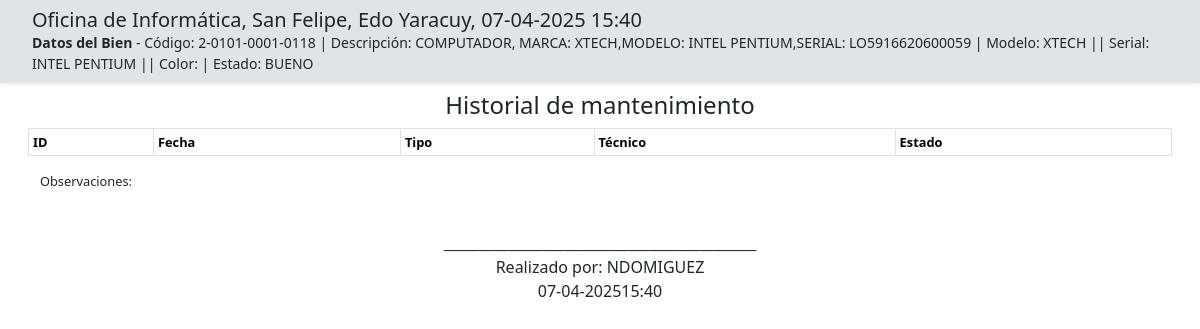
Page /historials.php?property_id=57 on the earlier database version.
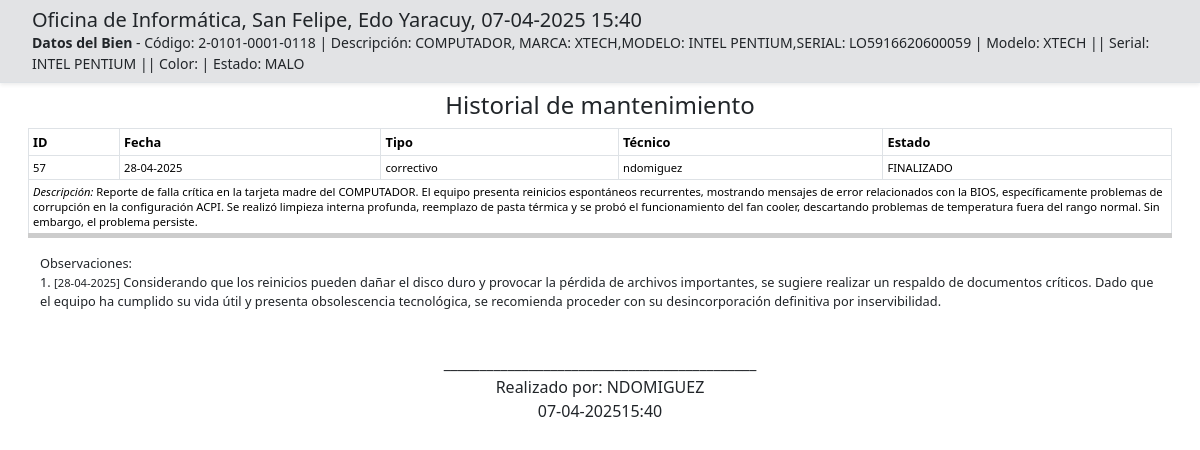
Same page on the later database version.
### tables this page shows
CREATE TABLE properties (id INTEGER PRIMARY KEY AUTOINCREMENT, grupo STRING, subgrupo STRING, seccion STRING, ident STRING, adscription STRING, description STRING, model STRING, color STRING, serial STRING, status STRING);

CREATE TABLE maintenances (id INTEGER PRIMARY KEY AUTOINCREMENT, property_id INTEGER, code STRING, type STRING, description STRING, date DATETIME, time_taken INTEGER, technician VARCHAR(255), next_maintenance_date DATETIME, failure_reason TEXT, notes TEXT, status STRING);

### conn.php (called while the page is built, shortened)
<?php
class DB extends SQLite3
{
    public function index($table,$conditions=null,$fields="*",$sort=null) {
        $stmt = $this->query("SELECT ".$fields." FROM ".$table." ".$conditions." ".$sort);
        $tabla_index = [];
        if ($stmt) {
            while ($row = $stmt->fetchArray()) {
                $tabla_index[] = $row;
            }
        }
        return $tabla_index;
    }
    function getCodeId($id)
    {
        $stmt = $this->query("SELECT * FROM properties WHERE id = ".$id." order by ident ASC");
        if ($stmt) {
            $arr = $stmt->fetchArray();
            $grupo = $arr['grupo'];
            $subgrupo = str_pad($arr['subgrupo'], 4, "0", STR_PAD_LEFT);
            $seccion = str_pad($arr['seccion'], 4, "0", STR_PAD_LEFT);
            $ident = str_pad($arr['ident'], 4, "0", STR_PAD_LEFT);
            return ($arr) ? $grupo.'-'.$subgrupo.'-'.$seccion.'-'.$ident: null;
        }
    }
    function getFirstForId($table,$id)
    {
        $query = "SELECT * FROM ".$table." WHERE id = ".$id."";
        $stmt = $this->query($query);
        $fetchArray = ($stmt) ? $stmt->fetchArray() : null ;
        return $fetchArray ;
    }
}

### historials/membrete.php (the view)
<div class="container-fluid">
    <div class="row">
        <div class="col-12">
            <div class="text-start">
                <h5 class="my-0 py-0">Oficina de Informática, San Felipe, Edo Yaracuy, 07-04-2025 <?php echo date("H:i"); ?></h5>
            </div>
        </div>
        <div class="col-12">
            <div class="text-start small">
                <div class="my-0 py-0"> <strong>Datos del Bien</strong> - Código: <?php echo $db->getCodeId($property["id"]); ?> | Descripción: <?php echo $property["description"]; ?> | Modelo: <?php echo $property["model"]; ?> || Serial: <?php echo $property["serial"]; ?> || Color: <?php echo $property["color"]; ?> | Estado: <?php echo $property["status"]; ?></div>
            </div>
        </div>
    </div>
</div>

### historials.php (shortened to what this page needs)
<html lang="en" class="h-100" data-bs-theme="light">
<?php
$base = $_SERVER['DOCUMENT_ROOT'];
include_once($base.'/conn.php');
$db = new DB($base.'/db.db');
$property_id = (array_key_exists('property_id',$_GET)) ? $_GET['property_id'] : null ;
$property = ($property_id) ? $db->getFirstForId("properties",$property_id) : Array();
$condition = " where property_id=".$property_id;
$maintenances = $db->index("maintenances",$condition,"*"," order by date ASC ");
?>
<head>
    <?php include('include/head.php'); ?>
</head>
<body class="d-flex h-100 text-center shadow-none">
    <div class=" d-flex w-100 h-100 mx-auto flex-column">
        <header class="bg-secondary-subtle border-bottom shadow-sm py-2 px-2">
            <div class="container-fluid">
                <?php include('historials/membrete.php'); ?>
            </div>
        </header>
        <main class="px-3 w-100 mt-2">
            <div class="container-fluid">
                <h4>Historial de mantenimiento</h4>
                <?php include('historials/main.php'); ?>
            </div>
            <div class=" container-fluid text-center">
                <div class="my-0 py-0">____________________________________________</div>
                <div class="my-0 py-0">Realizado por: <span class=" text-uppercase"><?php echo $technician; ?></span></div>
                <div class="my-0 py-0">07-04-2025<?php echo date("H:i"); ?></div>
            </div>
        </main>
    </div>
</body>
</html>

### include/head.php (shortened to what this page needs)
<link rel="stylesheet" href="./vendor/bootstrap/5.3.2/css/style.css">
<link rel="stylesheet" href="./vendor/bootstrap/5.3.2/css/bootstrap.min.css">
<link rel="stylesheet" href="./vendor/bootstrap/5.3.2/icon/css/bootstrap-icons.css">
<link rel="stylesheet" href="./vendor/bootstrap/5.3.2/css/app.css">
<link rel="stylesheet" href="./vendor/bootstrap/5.3.2/css/cover.css">
<link rel="stylesheet" href="./vendor/datatables/datatables.min.css" />

### historials/main.php (shortened to what this page needs)
<?php
$technician = "ndomiguez";
?>
<table class="table table-bordered table-sm" style="font-size:0.8rem">
    <thead>
        <tr>
            <th>ID</th>
            <th>Fecha</th>
            <th>Tipo</th>
            <th>Técnico</th>
            <th>Estado</th>
        </tr>
    </thead>
    <tbody>
        <?php foreach ($maintenances as $maintenance) : ?>
            <tr>
                <td class="small"><?php echo $property["id"]; ?></td>
                <td class="small text-nowrap"><?php echo date("d-m-Y", strtotime($maintenance["date"])); ?></td>
                <td class="small"><?php echo $maintenance["type"]; ?></td>
                <td class="small"><?php echo $maintenance["technician"]; ?></td>
                <td class="small <?php echo ($maintenance['status'] == 'finalizado') ? "text-uppercase fw-bold " : null; ?>"><?php echo $maintenance["status"]; ?></td>
            </tr>
            <tr> <td colspan="5" class="small" style="border-bottom: 5px #ccc solid !important;"><i>Descripción:</i> <?php echo $maintenance["description"]; ?></td> </tr>
            <?php $technician = $maintenance['technician']; ?>
        <?php endforeach; ?>
    </tbody>
</table>
<div class=" container-fluid text-start" style="font-size:0.8rem">
    <div>Observaciones:</div>
    <ul class="list-group list-group-numbered list-group-flush">
        <?php foreach ($maintenances as $maintenance) : ?>
            <?php if (!empty($maintenance["notes"])) { ?>
                <li class="list-group-item my-0 p-0"> <small class="small">[<?php echo date("d-m-Y", strtotime($maintenance["date"])); ?>]</small> <?php echo $maintenance["notes"]; ?></li>
            <?php } ?>
        <?php endforeach; ?>
    </ul>
</div>
<p>&nbsp;</p>

Differences in the rows shown:
changed properties "COMPUTADOR, MARCA: XTECH,MODELO: INTEL PENTIUM,SERIAL: LO5916620600059": status "BUENO" → "MALO"
added maintenances: property "57", date "28-04-2025", type "correctivo", technician "ndomiguez", status "FINALIZADO", description "Reporte de falla crítica en la tarjeta madre del COMPUTADOR. El equipo presenta reinicios espontáneos recurrentes, mostrando mensajes de error relacionados con la BIOS, específicamente problemas de corrupción en la configuración ACPI. Se realizó limpieza interna profunda, reemplazo de pasta térmica y se probó el funcionamiento del fan cooler, descartando problemas de temperatura fuera del rango normal. Sin embargo, el problema persiste.", notes "Considerando que los reinicios pueden dañar el disco duro y provocar la pérdida de archivos importantes, se sugiere realizar un respaldo de documentos críticos. Dado que el equipo ha cumplido su vida útil y presenta obsolescencia tecnológica, se recomienda proceder con su desincorporación definitiva por inservibilidad.", technician "NDOMIGUEZ"
Other differences:
$technician: "NDOMIGUEZ" → (not shown)
